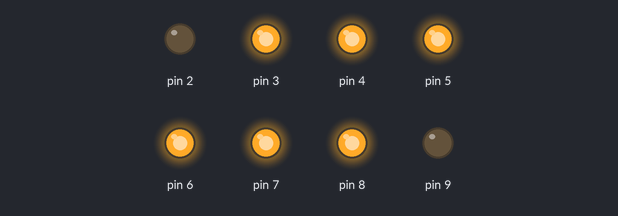
Simulated run of this sketch. Board: Arduino Uno, built with avr-gcc and run on an emulated ATmega328P. Shown: output pins drawn as LEDs (lit = HIGH).

Above: at 0.07 s.
At 0.52 s:
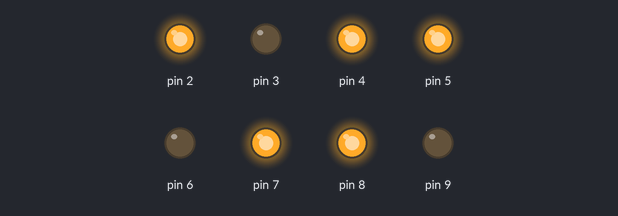
At 0.97 s:
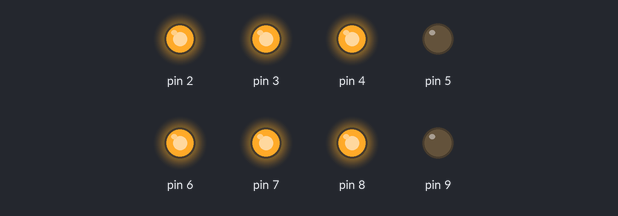
At 1.87 s:
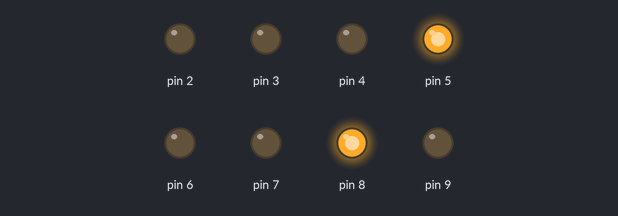
At 2.77 s:
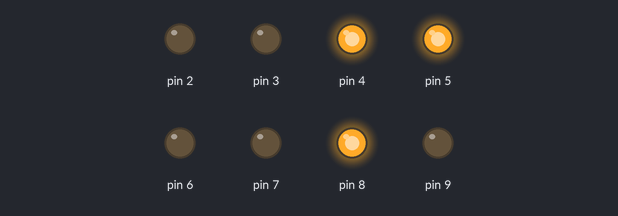
At 3.67 s:
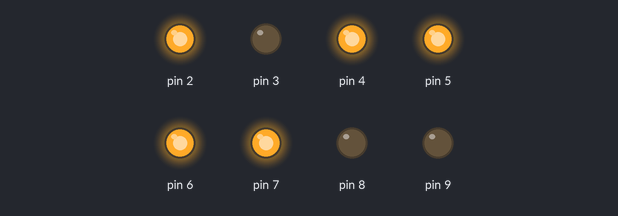
Timing chart, 0 to 4.0 s (numbered marks = the images above):
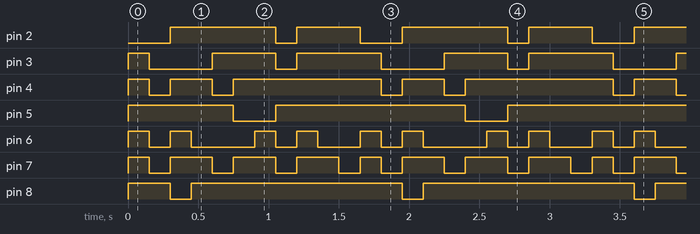

Measured:
- by itself, pin 2: repeats every 1.7 s: LOW 0.15 s, HIGH 0.45 s, LOW 0.30 s, HIGH 0.75 s
- by itself, pin 3: repeats every 1.7 s: LOW 0.45 s, HIGH 0.45 s, LOW 0.15 s, HIGH 0.60 s
- by itself, pin 4: repeats every 1.7 s: LOW 0.15 s, HIGH 0.30 s, LOW 0.15 s, HIGH 1.1 s
- by itself, pin 5: repeats every 1.7 s: LOW 0.30 s, HIGH 1.4 s
- by itself, pin 6: repeats every 1.7 s: LOW 0.15 s, HIGH 0.15 s, LOW 0.45 s, HIGH 0.15 s, LOW 0.15 s, HIGH 0.15 s, LOW 0.30 s, HIGH 0.15 s
- by itself, pin 7: repeats every 1.7 s: 3 × (LOW 0.15 s, HIGH 0.30 s), LOW 0.15 s, HIGH 0.15 s
- by itself, pin 8: repeats every 1.7 s: LOW 0.15 s, HIGH 1.5 s

The sketch:

Counter.ino
```cpp
int pin, arr;
int dly = 150;
int pinVal[10][8] = {
  {0, 1, 1, 1, 1, 1, 1, 0}, //0
  {0, 0, 0, 1, 0, 0, 1, 0}, //1
  {1, 0, 1, 1, 1, 1, 0, 0}, //2
  {1, 0, 1, 1, 0, 1, 1, 0}, //3
  {1, 1, 0, 1, 0, 0, 1, 0}, //4
  {1, 1, 1, 0, 0, 1, 1, 0}, //5
  {1, 1, 1, 0, 1, 1, 1, 0}, //6
  {0, 0, 1, 1, 0, 0, 1, 0}, //7
  {1, 1, 1, 1, 1, 1, 1, 0}, //8
  {1, 1, 1, 1, 0, 1, 1, 0} //9
};
// I have the pins wired wrong and I need to fix the numbers
void setup() {
  Serial.begin(9600);
  for (pin = 2; pin <= 9; pin++) {
    pinMode(pin, OUTPUT);
  }
}

void loop() {
  for (int arr = 0; arr <= 10; arr++) {
    for ( int num = 0; num <= 7; num++) {
      pin = num + 2;
      if (pinVal[arr][num] == 1) {
        digitalWrite(pin, HIGH);
      }
      else if (pinVal[arr][num] == 0) {
        digitalWrite(pin, LOW);
      }
    }
    delay(dly);
  }
}
```
